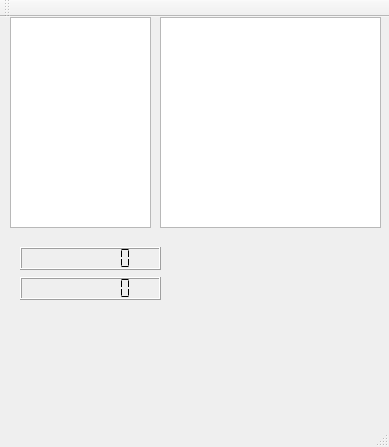
<?xml version="1.0" encoding="UTF-8"?>
<ui version="4.0">
 <class>MainWindow</class>
 <widget class="QMainWindow" name="MainWindow">
  <property name="geometry">
   <rect>
    <x>0</x>
    <y>0</y>
    <width>389</width>
    <height>447</height>
   </rect>
  </property>
  <property name="windowTitle">
   <string>MainWindow</string>
  </property>
  <property name="layoutDirection">
   <enum>Qt::LeftToRight</enum>
  </property>
  <widget class="QWidget" name="centralWidget">
   <widget class="QTextEdit" name="textEdit">
    <property name="geometry">
     <rect>
      <x>10</x>
      <y>0</y>
      <width>141</width>
      <height>211</height>
     </rect>
    </property>
   </widget>
   <widget class="QTextEdit" name="dragtextEdit">
    <property name="geometry">
     <rect>
      <x>160</x>
      <y>0</y>
      <width>221</width>
      <height>211</height>
     </rect>
    </property>
   </widget>
   <widget class="QLCDNumber" name="lcdNumber">
    <property name="geometry">
     <rect>
      <x>20</x>
      <y>230</y>
      <width>141</width>
      <height>23</height>
     </rect>
    </property>
    <property name="layoutDirection">
     <enum>Qt::LeftToRight</enum>
    </property>
    <property name="digitCount">
     <number>8</number>
    </property>
    <property name="mode">
     <enum>QLCDNumber::Bin</enum>
    </property>
    <property name="segmentStyle">
     <enum>QLCDNumber::Flat</enum>
    </property>
   </widget>
   <widget class="QLCDNumber" name="randLcdNumber">
    <property name="geometry">
     <rect>
      <x>20</x>
      <y>260</y>
      <width>141</width>
      <height>23</height>
     </rect>
    </property>
    <property name="layoutDirection">
     <enum>Qt::LeftToRight</enum>
    </property>
    <property name="digitCount">
     <number>8</number>
    </property>
    <property name="mode">
     <enum>QLCDNumber::Bin</enum>
    </property>
    <property name="segmentStyle">
     <enum>QLCDNumber::Flat</enum>
    </property>
   </widget>
  </widget>
  <widget class="QMenuBar" name="menuBar">
   <property name="geometry">
    <rect>
     <x>0</x>
     <y>0</y>
     <width>389</width>
     <height>23</height>
    </rect>
   </property>
  </widget>
  <widget class="QToolBar" name="mainToolBar">
   <attribute name="toolBarArea">
    <enum>TopToolBarArea</enum>
   </attribute>
   <attribute name="toolBarBreak">
    <bool>false</bool>
   </attribute>
  </widget>
  <widget class="QStatusBar" name="statusBar"/>
 </widget>
 <layoutdefault spacing="6" margin="11"/>
 <resources/>
 <connections/>
</ui>
